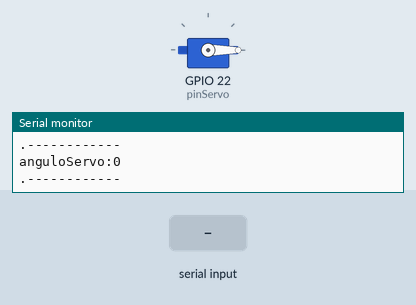
A sketch run on a simulated ESP32. Shown: servo, the last lines printed to the serial monitor. The test bench sets the inputs (shaded band). Nothing arrives over Bluetooth unless stated.

Above: at 1.2 s.
1.3 s: "90,45\n" received over the second serial link
At 1.9 s:
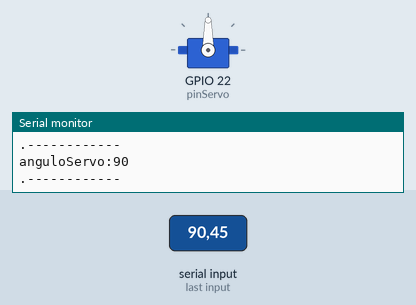
3.1 s: "30,150\n" received over the second serial link
At 4.6 s:
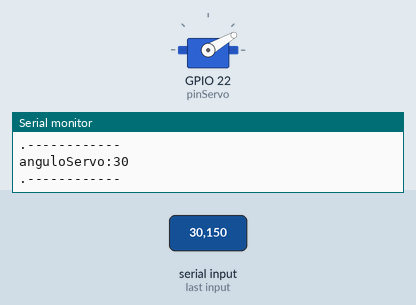
4.9 s: "200\n" received over the second serial link
At 6.1 s:
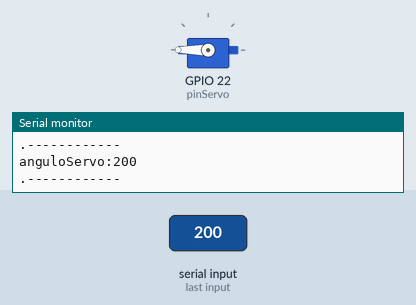
6.7 s: "90\n" received over the second serial link
At 7.6 s:
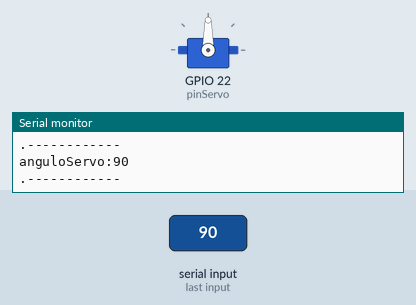
Timing chart, 0 to 9.5 s (numbered marks = the images above; inputs shaded):
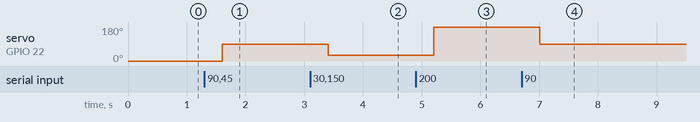

Measured:
- after the input at 1.3 s, servo on GPIO 22 (pinServo): 0° → 90° after 0.30 s
- after the input at 3.1 s, servo on GPIO 22 (pinServo): 90° → 30° after 0.31 s
- after the input at 4.9 s, servo on GPIO 22 (pinServo): 30° → 180° after 0.31 s
- after the input at 6.7 s, servo on GPIO 22 (pinServo): 180° → 90° after 0.31 s

The sketch:

control-servo.ino
```cpp
#include <ESP32Servo.h>
#include <DHT_U.h>
#include <BluetoothSerial.h>
// Check if Bluetooth is available
#if !defined(CONFIG_BT_ENABLED) || !defined(CONFIG_BLUEDROID_ENABLED)
#error Bluetooth is not enabled! Please run `make menuconfig` to and enable it
#endif

// Check Serial Port Profile
#if !defined(CONFIG_BT_SPP_ENABLED)
#error Serial Port Profile for Bluetooth is not available or not enabled. It is only available for the ESP32 chip.
#endif

String device_name = "ESP32-BT-SERVO-CONTROL";

BluetoothSerial SerialBT;

Servo servo1;
#define PinSensor 23   // Pin digital al que se conecta el sensor
#define Tipo DHT11    // Tipo de sensor
DHT dht(PinSensor, Tipo);
int pinServo = 22;
int pulsoMin = 600;
int pulsoMax = 2600;

int valorPot;
int anguloServo=0;
int pot = 4;

String message="";

void setup() {
  // put your setup code here, to run once:
  Serial.begin(9600);
  pinMode(pot, INPUT);
  dht.begin();
  servo1.attach(pinServo, pulsoMin, pulsoMax);
  SerialBT.begin(device_name);
  // las entradas analogicas no necesitan inicializacion
}

void loop() {
  Serial.print("anguloServo:");
  Serial.println(anguloServo);
  Serial.println(".------------");
  servo1.write(anguloServo);
  //delay(5000);
  if (SerialBT.available()) {

    char incoming = SerialBT.read();
    while(incoming != '\n'){
      message += incoming;
      incoming  = SerialBT.read();
    }
    //Serial.println(message);
    anguloServo = message.toInt();
    message = "";
  }

  delay(200);


}
```
